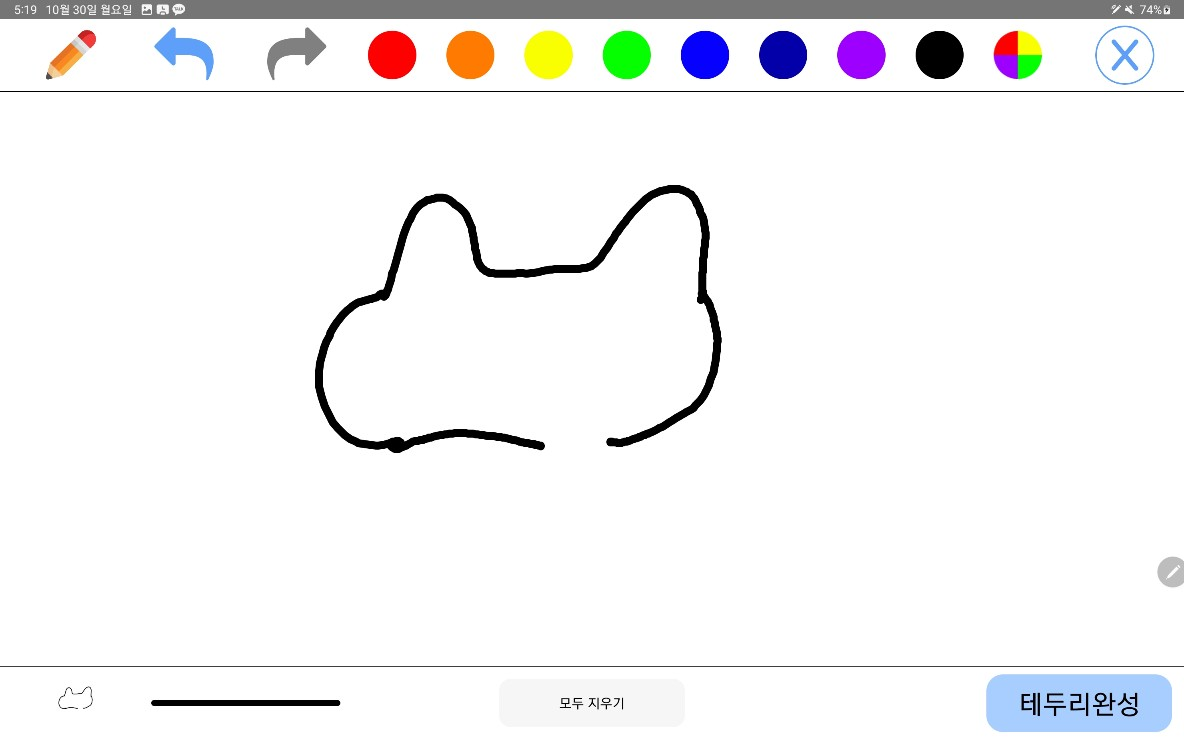
#> input picture backend/SimilarCheck/images/image1.jpg, 1184 x 739 px, found by its file name
$ python featureSimilarity.py
#> lines starting #> are read from the running program, lines starting #| are printed output that depends on the picture; after the words box and inside, x2 and y2 are one past the last pixel; in counts of white or black regions, pixels touching at a corner belong together
import cv2
import numpy as np

# [사진1]과 [사진2]의 이미지 파일 경로를 지정합니다.
image1_path = 'similarImages/image1.jpg'  # [사진1] 파일 경로
image2_path = 'similarImages/image2.jpg'  # [사진2] 파일 경로

# [사진1] 로드
image1 = cv2.imread(image1_path)
#> image1 is the input picture: shape (739, 1184, 3); mean B, G, R 243.6, 243.1, 243.3
if image1 is None:
    print(f'Unable to load image from {image1_path}')
    exit()

# [사진2] 로드
image2 = cv2.imread(image2_path)
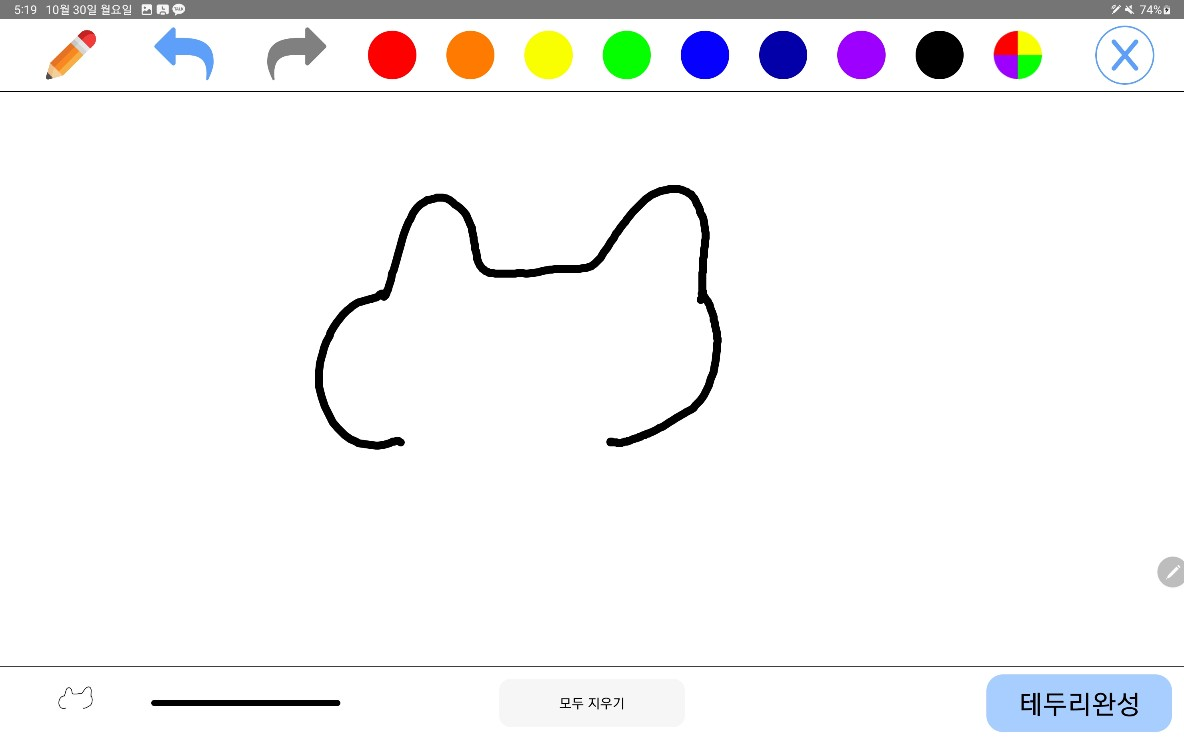
#> input picture backend/SimilarCheck/images/image2.jpg, 1184 x 739 px, found by its file name
#> image2 is the input picture: shape (739, 1184, 3); mean B, G, R 244, 243.5, 243.7
if image2 is None:
    print(f'Unable to load image from {image2_path}')
    exit()

# [사진1]에서 코뿔소의 테두리 영역을 추출
contours1, _ = cv2.findContours(cv2.inRange(image1, (0, 0, 0), (30, 30, 30)), cv2.RETR_EXTERNAL, cv2.CHAIN_APPROX_SIMPLE)
#> contours1 = 43 contours, 40 with area under 20; largest, box (x1, y1, x2, y2) and area: (315, 185, 721, 453) 7852, (916, 31, 963, 79) 1725, (151, 700, 340, 706) 934

# [사진2]에서 [사진1]의 코뿔소 테두리를 기반으로 마스크 생성
mask = np.zeros(image2.shape, dtype=np.uint8)
cv2.drawContours(mask, contours1, -1, (255, 255, 255), thickness=cv2.FILLED)
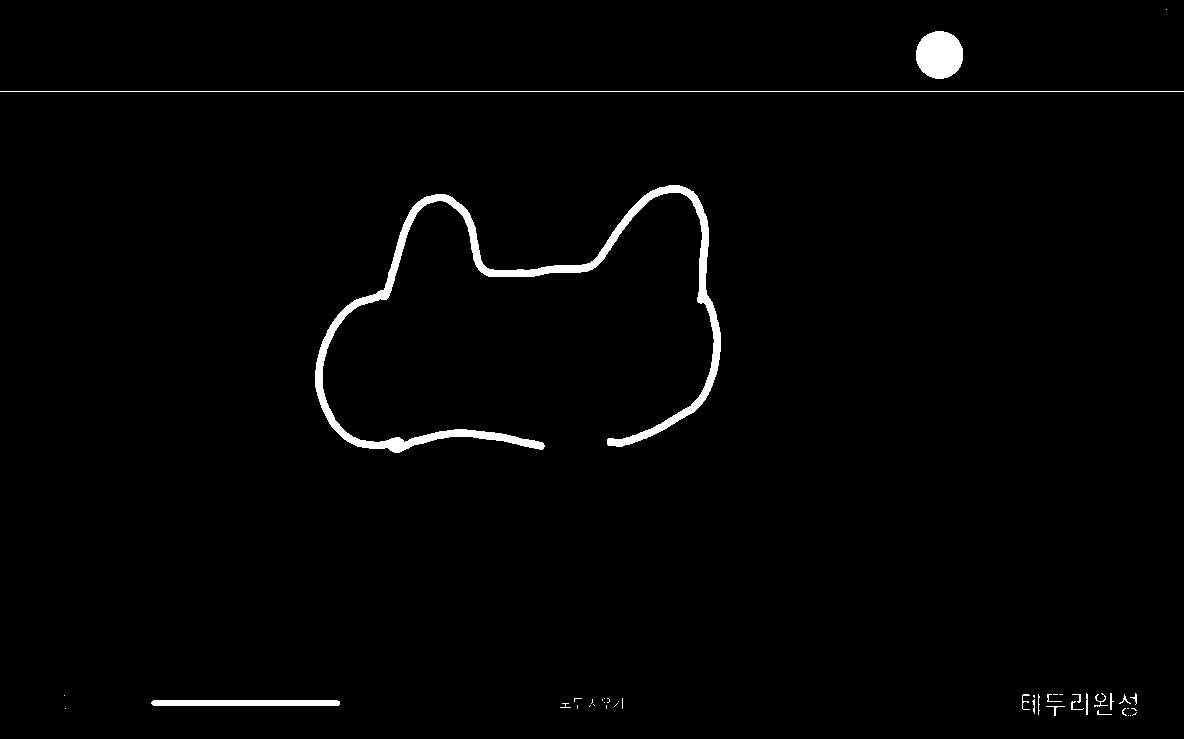
#> mask: shape (739, 1184, 3); 1.6% white; 43 white regions (25 under 20 px), largest, box (x1, y1, x2, y2) and area: (315, 185, 721, 453) 8935, (916, 31, 963, 79) 1793, (0, 91, 1184, 92) 1184

# [사진2]에서 [사진1]의 코뿔소 테두리를 기반으로 영역 추출
result_image = cv2.bitwise_and(image2, mask)
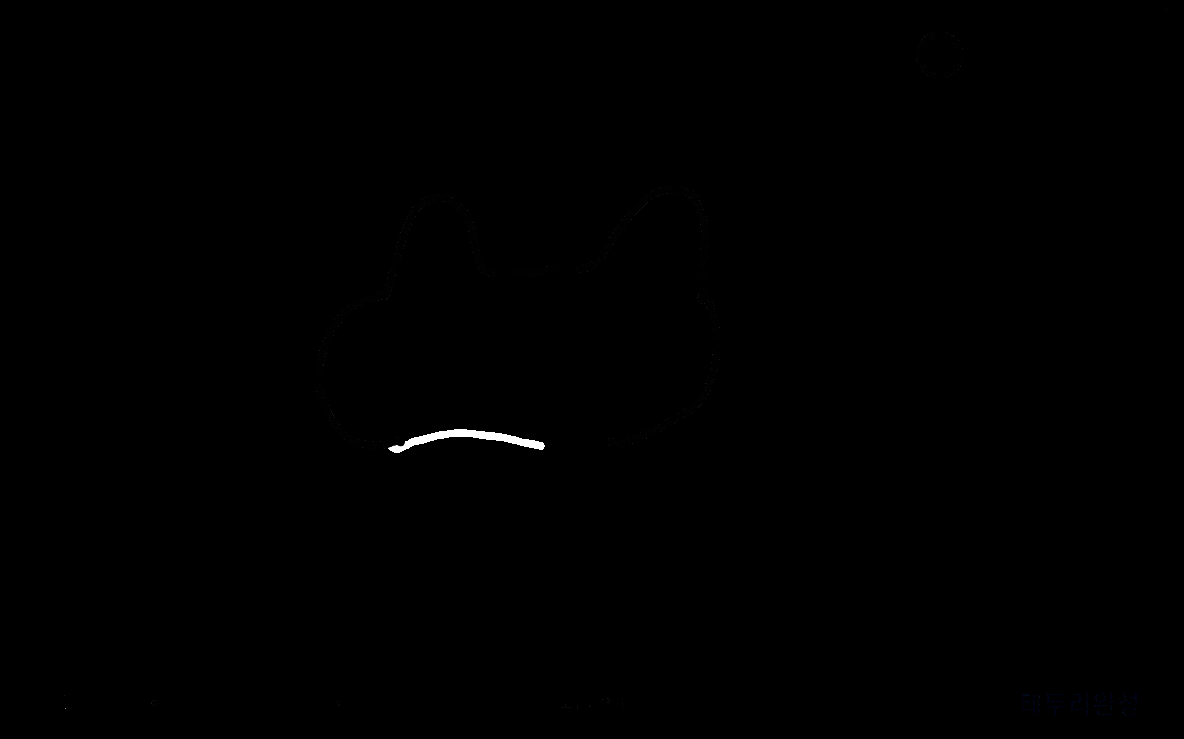
#> result_image: shape (739, 1184, 3); mean B, G, R 0.4, 0.4, 0.4

# 테두리 밖의 영역을 하얀색 배경으로 만들기
result_image[np.where((result_image == [0, 0, 0]).all(axis=2))] = [255, 255, 255]
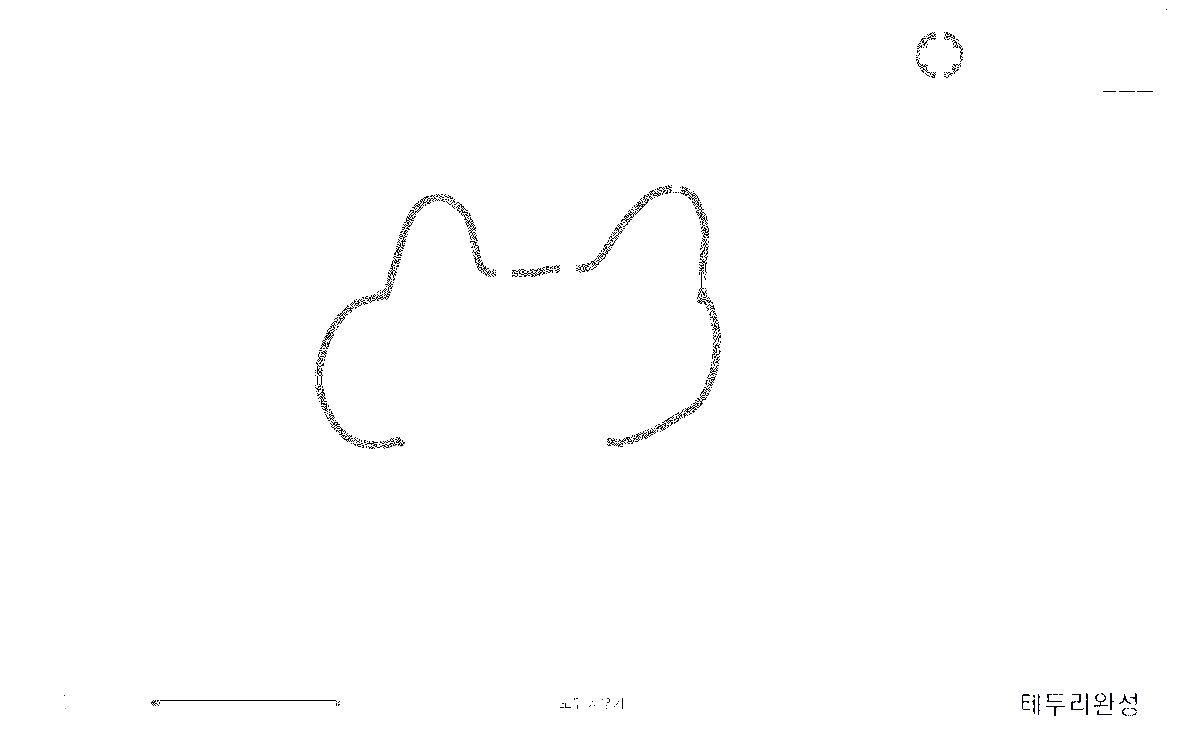
#> result_image: shape (739, 1184, 3); mean B, G, R 253.7, 253.7, 253.7

# 결과 이미지를 저장하거나 표시합니다.
cv2.imwrite('similarImages/output.jpg', result_image)
cv2.imshow('Output', result_image)
cv2.waitKey(0)
cv2.destroyAllWindows()
